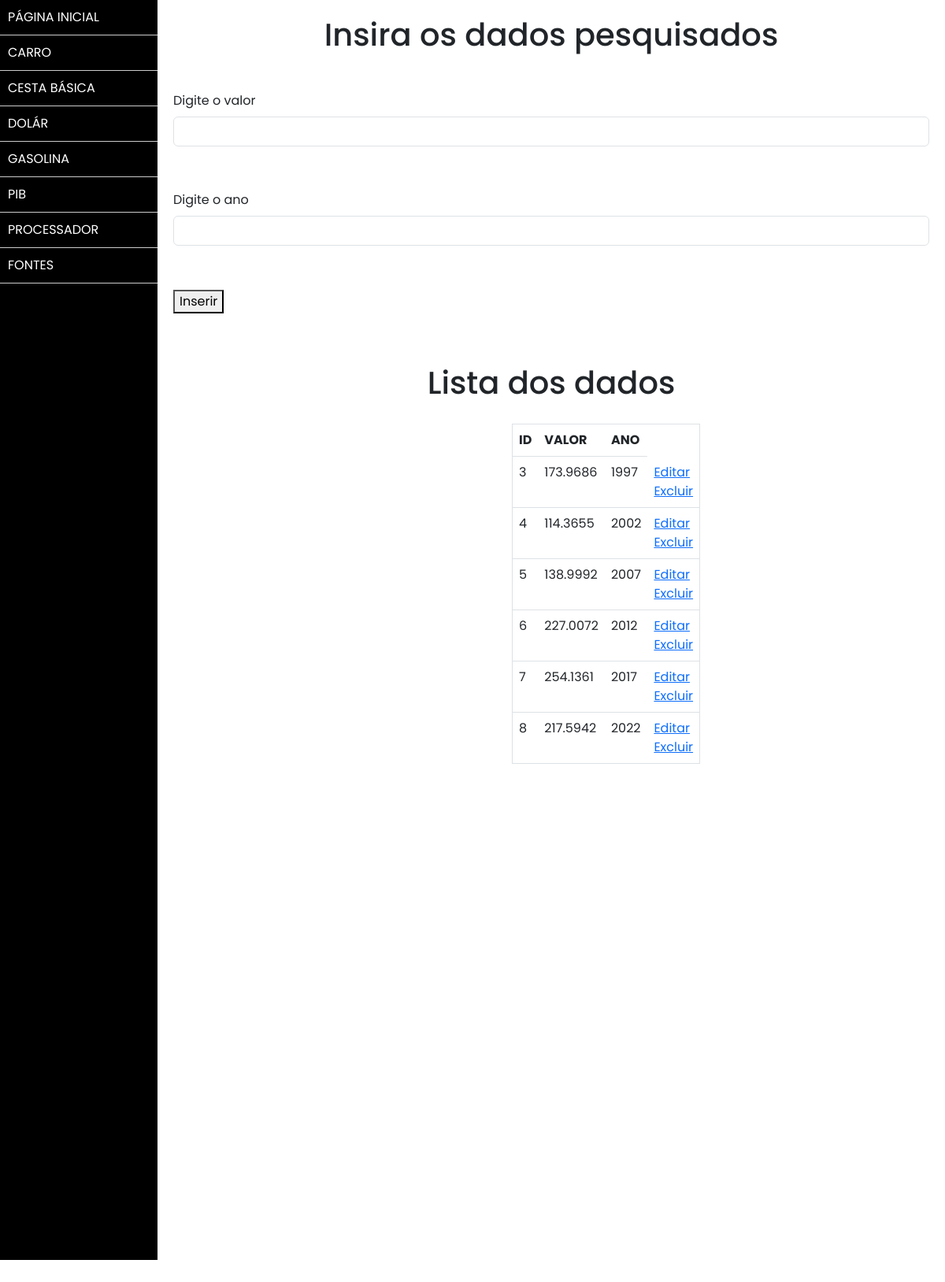
The app's page /Prova_Tido/gasolina/index_gasolina.php with its own data.
### tables this page shows
CREATE TABLE `gasolinayago` (
  `idyago` int(11) NOT NULL,
  `valoryago` decimal(10,4) NOT NULL,
  `anoyago` int(200) NOT NULL
);

### Prova_Tido/gasolina/index_gasolina.php (the view, shortened to what this page needs)
<?php
include_once "../sidebar.php";
?>
<!DOCTYPE html>
<html lang="pt-br">
<head>
  <link href="https://cdn.jsdelivr.net/npm/bootstrap@5.3.0-alpha3/dist/css/bootstrap.min.css" rel="stylesheet">
</head>
<body>
  <div class="content" id="main-text">
      <h1>Insira os dados pesquisados</h1>
  </div>
  <div class="register">
  <form action="insert_gasolina.php" method="post">
    <div class="content mb-3">
      <label for="valoryago" class="form-label">Digite o valor</label>
      <input type="text" name="valoryago" id="valoryago" class="form-control">
    </div>
    <div class="content mb-3">
      <label for="anoyago" class="form-label">Digite o ano</label>
      <input type="text" name="anoyago" id="anoyago" class="form-control">
    </div>
    <div class="content">
      <button>Inserir</button>
    </div>
  </form>
  </div>
  <br>
  <div class="content" id="text-body"><h1>Lista dos dados</h1></div>
  <?php
  include "list_gasolina.php";
  ?>
    <div class="content figure" id="curve_chart" style="width: 900px; height: 500px"></div>
</body>
</html>

### Prova_Tido/gasolina/list_gasolina.php (shortened to what this page needs)
<?php
require_once '../conn.php';
$stmt = $conn -> prepare("SELECT * FROM gasolinayago");
$stmt -> execute();
$list = $stmt -> fetchAll(PDO::FETCH_ASSOC);
?>
<!DOCTYPE html>
<html lang="pt-br">
<head>
</head>
<body>
  <div class="data">
  <table class="content table" border="1">
    <tr>
      <th>ID</th>
      <th>VALOR</th>
      <th>ANO</th>
    </tr>
    <?php foreach ($list as $gasolinayago): ?>
      <tr>
        <td><?= $gasolinayago['idyago']; ?></td>
        <td><?= $gasolinayago['valoryago']; ?></td>
        <td><?= $gasolinayago['anoyago']; ?></td>
        <td>
          <a href="update_gasolina.php?idyago=<?= $gasolinayago['idyago']; ?>">Editar</a>
          <a href="delete_gasolina.php?idyago=<?= $gasolinayago['idyago']; ?>">Excluir</a>
        </td>
      </tr>
      <?php endforeach; ?>
  </table>
  </div>
</body>
</html>

### Prova_Tido/sidebar.php (style rules this page uses)
* { font-family: 'Poppins', sans-serif; }
body { margin: 0; padding: 0; }
.content { margin-left: 200px; padding: 20px; }

### Prova_Tido/gasolina/index_gasolina.php (style rules this page uses)
body { background-color: #fff; }
.content { margin-left: 200px; padding: 20px; }
#main-text { text-align: center; }
#text-body { text-align: center; }
#curve_chart { margin-left: 245px; }

### Prova_Tido/gasolina/list_gasolina.php (style rules this page uses)
.content { margin-left: 200px; padding: 20px; }
.data { margin-left: 450px; margin-right: 600px; }

### records on screen
gasolinayago: idyago "3", valoryago "173.9686", anoyago "1997"
gasolinayago: idyago "4", valoryago "114.3655", anoyago "2002"
gasolinayago: idyago "5", valoryago "138.9992", anoyago "2007"
gasolinayago: idyago "6", valoryago "227.0072", anoyago "2012"
gasolinayago: idyago "7", valoryago "254.1361", anoyago "2017"
gasolinayago: idyago "8", valoryago "217.5942", anoyago "2022"
